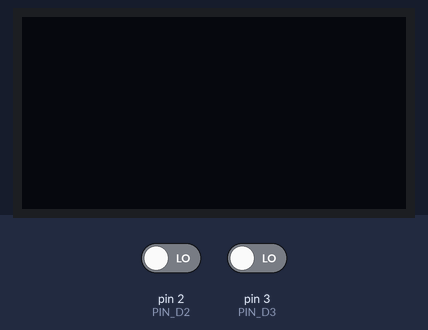
This sketch was run on a simulated Arduino Uno, built with avr-gcc and run on an emulated ATmega328P. Parts: 128×64 one-colour display. The inputs (shaded band) are chosen by the test bench; at power-on: pin 2 (PIN_D2) LOW, pin 3 (PIN_D3) LOW.

Above: at 1.2 s.
1.3 s: pin 2 (PIN_D2) driven HIGH
At 2.5 s:
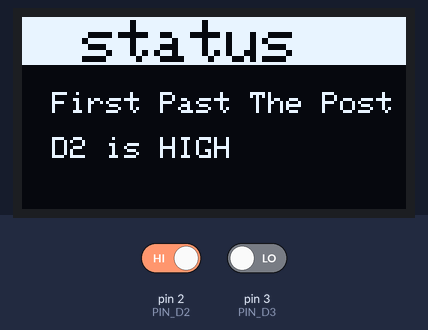
2.9 s: pin 2 (PIN_D2) driven LOW
At 3.6 s:
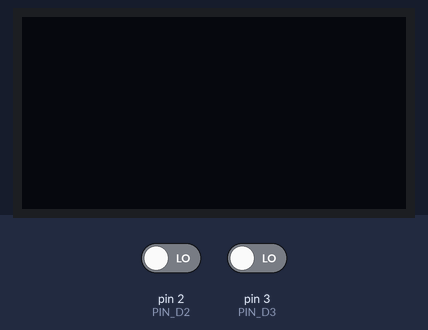
4.4 s: pin 3 (PIN_D3) driven HIGH
At 5.7 s:
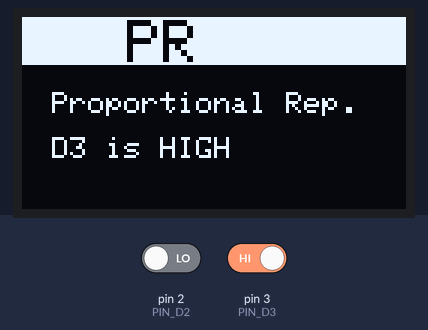
6.0 s: pin 3 (PIN_D3) driven LOW
At 6.8 s:
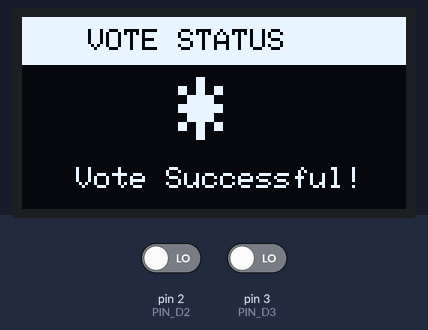
Timing chart, 0 to 9.0 s (numbered marks = the images above; inputs shaded):
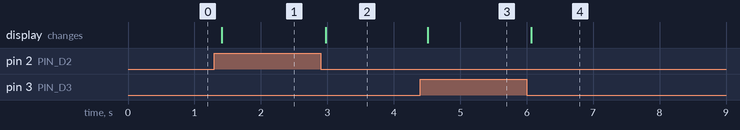

The sketch:

ardinonano_oled-display.ino
```cpp
#include <Wire.h>
#include <Adafruit_GFX.h>
#include <Adafruit_SSD1306.h>

#define SCREEN_WIDTH 128
#define SCREEN_HEIGHT 64
#define OLED_RESET -1
#define SCREEN_ADDRESS 0x3C

#define PIN_D2 2
#define PIN_D3 3

Adafruit_SSD1306 display(SCREEN_WIDTH, SCREEN_HEIGHT, &Wire, OLED_RESET);

bool screenOff = false;
bool d3WasHigh = false;         // tracks if D3 was previously HIGH
bool showingSuccess = false;    // are we in the 30s success window?
unsigned long successStart = 0; // when did success screen start?

void showFPTP() {
  display.clearDisplay();
  display.fillRect(0, 0, SCREEN_WIDTH, 16, SSD1306_WHITE);
  display.setTextSize(2);
  display.setTextColor(SSD1306_BLACK);
  display.setCursor(20, 1);
  display.print("status");
  display.setTextSize(1);
  display.setTextColor(SSD1306_WHITE);
  display.setCursor(10, 25);
  display.print("First Past The Post");
  display.setCursor(10, 40);
  display.print("D2 is HIGH");
  display.display();
}

void showPR() {
  display.clearDisplay();
  display.fillRect(0, 0, SCREEN_WIDTH, 16, SSD1306_WHITE);
  display.setTextSize(2);
  display.setTextColor(SSD1306_BLACK);
  display.setCursor(35, 1);
  display.print("PR");
  display.setTextSize(1);
  display.setTextColor(SSD1306_WHITE);
  display.setCursor(10, 25);
  display.print("Proportional Rep.");
  display.setCursor(10, 40);
  display.print("D3 is HIGH");
  display.display();
}

void showVoteSuccess() {
  display.clearDisplay();

  // Top navbar
  display.fillRect(0, 0, SCREEN_WIDTH, 16, SSD1306_WHITE);
  display.setTextSize(1);
  display.setTextColor(SSD1306_BLACK);
  display.setCursor(22, 4);
  display.print("VOTE STATUS");

  // Big checkmark-like symbol
  display.setTextSize(3);
  display.setTextColor(SSD1306_WHITE);
  display.setCursor(52, 20);
  display.print("*");  // checkmark substitute

  // Success message
  display.setTextSize(1);
  display.setTextColor(SSD1306_WHITE);
  display.setCursor(18, 50);
  display.print("Vote Successful!");

  display.display();
}

void turnOffScreen() {
  display.clearDisplay();
  display.display();
  display.ssd1306_command(SSD1306_DISPLAYOFF);
}

void setup() {
  Serial.begin(9600);
  pinMode(PIN_D2, INPUT);
  pinMode(PIN_D3, INPUT);

  if (!display.begin(SSD1306_SWITCHCAPVCC, SCREEN_ADDRESS)) {
    Serial.println(F("SSD1306 init failed"));
    for (;;);
  }

  display.clearDisplay();
  display.display();
}

void loop() {
  bool d2 = digitalRead(PIN_D2);
  bool d3 = digitalRead(PIN_D3);

  // ── Detect D3 falling edge (PR just went LOW) ──────────────────
  if (d3WasHigh && d3 == LOW && !showingSuccess) {
    showingSuccess = true;
    successStart = millis();
    if (screenOff) {
      display.ssd1306_command(SSD1306_DISPLAYON);
      screenOff = false;
    }
    showVoteSuccess();
  }
  d3WasHigh = d3; // update previous state

  // ── If success screen is active, hold it for 30 seconds ────────
  if (showingSuccess) {
    if (millis() - successStart >= 30000UL) {
      showingSuccess = false; // done, resume normal logic
    } else {
      delay(100);
      return; // block normal logic during success screen
    }
  }

  // ── Normal logic ───────────────────────────────────────────────
  if (d2 == HIGH && d3 == LOW) {
    if (screenOff) {
      display.ssd1306_command(SSD1306_DISPLAYON);
      screenOff = false;
    }
    showFPTP();

  } else if (d3 == HIGH && d2 == LOW) {
    if (screenOff) {
      display.ssd1306_command(SSD1306_DISPLAYON);
      screenOff = false;
    }
    showPR();

  } else if (d2 == LOW && d3 == LOW) {
    if (!showingSuccess && !screenOff) {
      turnOffScreen();
      screenOff = true;
    }
  }

  delay(100);
}
```

Measured:
- after the input at 1.3 s, the display: changes after 0.11 s (image 1)
- after the input at 2.9 s, the display: changes after 0.08 s (image 2)
- after the input at 4.4 s, the display: changes after 0.11 s (image 3)
- after the input at 6.0 s, the display: changes after 0.07 s (image 4)
